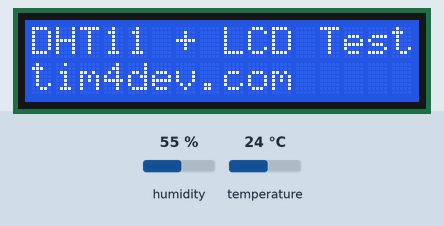
Simulated run of this sketch. Board: Arduino Uno, built with avr-gcc and run on an emulated ATmega328P. Parts: 16×2 character LCD. Inputs (shaded band) come from the test bench; at power-on: humidity 55 %, temperature 24 °C.

Above: at 0.1 s.
At 5.2 s:
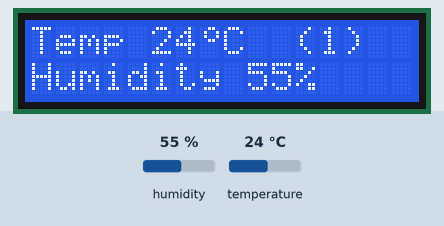
At 85.2 s:
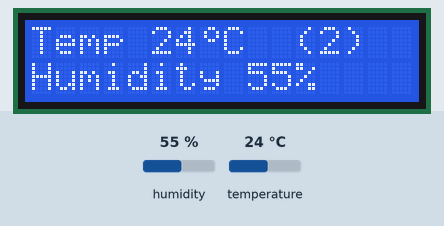
At 115.3 s:
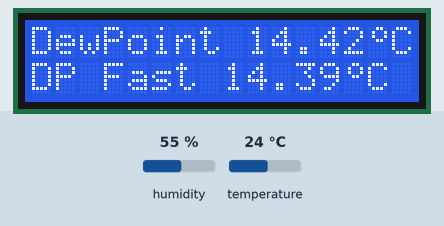

Measured:
- what the display in image 1 shows lasts 10.0 s, from 5.1 s to 15.1 s

The sketch:

lcd_temp.ino
```cpp
#include "dht11.h"
#include <LiquidCrystal.h>

#define DHT11PIN 2
dht11 DHT11;

//LiquidCrystal lcd(12, 11, 5, 4, 3, 2);
LiquidCrystal lcd(8, 9, 4, 5, 6, 7);

// Custom Character Generator for HD44780 LCD Modules
// http://omerk.github.io/lcdchargen/
byte tempChar[8] = {0b00110,0b01001,0b01001,0b00110,0b00000,0b00000,0b00000,0b00000};

int x = 0;


void setup() {
  lcd.begin(16, 2);
  lcd.clear();
  lcd.createChar(0, tempChar);
  lcd.setCursor(0,0); // col, row
  lcd.print("DHT11 + LCD Test");
  lcd.setCursor(0,1); // col, row
  lcd.print("tim4dev.com");
  delay(5000);
}

void loop()
{
    lcd.clear();
    x++;
    int chk = DHT11.read(DHT11PIN);

    lcd.setCursor(0,0); // col, row
    switch (chk)
    {
        case DHTLIB_OK:
            break;
        case DHTLIB_ERROR_CHECKSUM:
            lcd.print("Checksum error");
            delay(60000);
            return; // начать новый loop()
            break;
        case DHTLIB_ERROR_TIMEOUT:
            lcd.print("Time out error");
            delay(60000);
            return; // начать новый loop()
            break;
        default:
            lcd.print("Unknown error");
            delay(60000);
            return; // начать новый loop()
            break;
    }

    int i;
    for (i = 0; i < 4; i++) {
        lcd.clear();
        lcd.setCursor(0,0); // col, row
        lcd.print("Temp ");
        lcd.print((int)DHT11.temperature);
        lcd.write((byte)0);
        lcd.print("C  ("); lcd.print(x); lcd.print(")");

        lcd.setCursor(0,1); // col, row
        lcd.print("Humidity ");  lcd.print((int)DHT11.humidity);  lcd.print("%   ");

        delay(10000);

        lcd.clear();
        lcd.setCursor(0,0); // col, row
        lcd.print("DewPoint "); lcd.print(dewPoint(DHT11.temperature, DHT11.humidity));
        lcd.write((byte)0); lcd.print("C");

        lcd.setCursor(0,1); // col, row
        lcd.print("DP Fast "); lcd.print(dewPointFast(DHT11.temperature, DHT11.humidity));
        lcd.write((byte)0); lcd.print("C ");

        delay(10000);
    }
}


// dewPoint function NOAA
// reference (1) : http://wahiduddin.net/calc/density_algorithms.htm
// reference (2) : http://www.colorado.edu/geography/weather_station/Geog_site/about.htm
//
double dewPoint(double celsius, double humidity)
{
	// (1) Saturation Vapor Pressure = ESGG(T)
	double RATIO = 373.15 / (273.15 + celsius);
	double RHS = -7.90298 * (RATIO - 1);
	RHS += 5.02808 * log10(RATIO);
	RHS += -1.3816e-7 * (pow(10, (11.344 * (1 - 1/RATIO ))) - 1) ;
	RHS += 8.1328e-3 * (pow(10, (-3.49149 * (RATIO - 1))) - 1) ;
	RHS += log10(1013.246);

        // factor -3 is to adjust units - Vapor Pressure SVP * humidity
	double VP = pow(10, RHS - 3) * humidity;

        // (2) DEWPOINT = F(Vapor Pressure)
	double T = log(VP/0.61078);   // temp var
	return (241.88 * T) / (17.558 - T);
}

// delta max = 0.6544 wrt dewPoint()
// 6.9 x faster than dewPoint()
// reference: http://en.wikipedia.org/wiki/Dew_point
double dewPointFast(double celsius, double humidity)
{
	double a = 17.271;
	double b = 237.7;
	double temp = (a * celsius) / (b + celsius) + log(humidity*0.01);
	double Td = (b * temp) / (a - temp);
	return Td;
}
```
